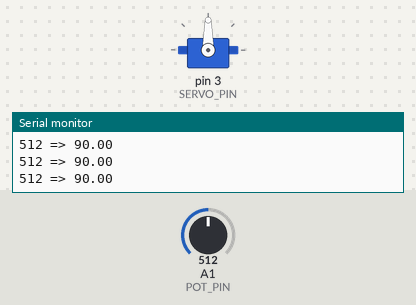
Bench run of a sketch on a simulated Arduino Uno, built with avr-gcc and run on an emulated ATmega328P. Shown: servo, the last lines printed to the serial monitor. The inputs (shaded band) are chosen by the test bench; at power-on: A1 (POT_PIN) = 512.

Above: at 1.2 s.
1.3 s: A1 (POT_PIN) set to 558
At 2.7 s:
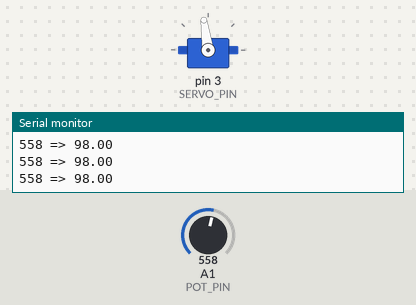
4.3 s: A1 (POT_PIN) set to 587
At 4.9 s:
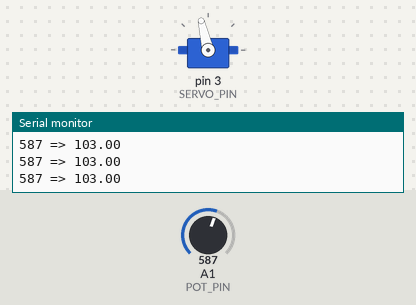
5.8 s: A1 (POT_PIN) set to 306
At 6.6 s:
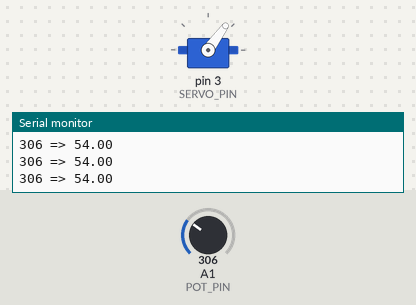
7.3 s: A1 (POT_PIN) set to 716
At 7.7 s:
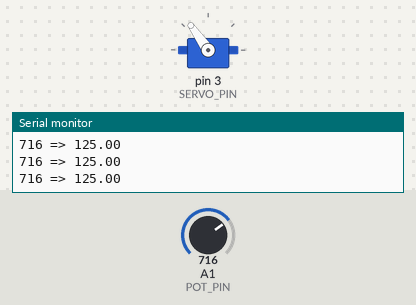
8.8 s: A1 (POT_PIN) set to 0
At 9.8 s:
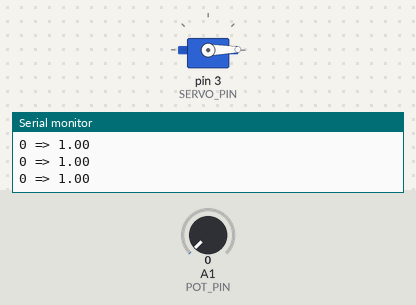
10.3 s: A1 (POT_PIN) set to 900
At 11.0 s:
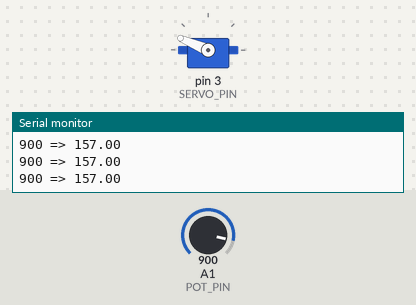
Timing chart, 0 to 12.8 s (numbered marks = the images above; inputs shaded):
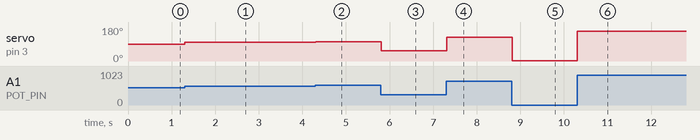

Measured:
- after the input at 1.3 s, servo on pin 3 (SERVO_PIN): 90° → 98° at once
- after the input at 4.3 s, servo on pin 3 (SERVO_PIN): 98° → 103° at once
- after the input at 5.8 s, servo on pin 3 (SERVO_PIN): 103° → 54° at once
- after the input at 7.3 s, servo on pin 3 (SERVO_PIN): 54° → 125° at once
- after the input at 8.8 s, servo on pin 3 (SERVO_PIN): 125° → 1° at once
- after the input at 10.3 s, servo on pin 3 (SERVO_PIN): 1° → 157° at once

The sketch:

030_servo_02.ino
```cpp
#include <Servo.h>

/**
 * Servo
 *
 * Read the value of a potentiometer and use it to move a servo
 */

// pin setup
#define POT_PIN A1
#define SERVO_PIN 3

// constants
const float servoPosMin = 1.;
const float servoPosMax = 179.;
const int potValMin = 0;
const int potValMax = 1023;

// I/O
int potVal;
float servoPos = servoPosMin;

// objects
Servo servo;

void setup() {
  // put your setup code here, to run once:
  pinMode(POT_PIN, INPUT);
  Serial.begin(9600);
  servo.attach(SERVO_PIN); // servo is attached to servoPin
}

void loop() {
  // put your main code here, to run repeatedly:
  potVal = analogRead(POT_PIN);
  servoPos = map(potVal, potValMin, potValMax, servoPosMin, servoPosMax);
  servo.write(servoPos);
  Serial.println(String(potVal) + " => " + String(servoPos));
}
```
